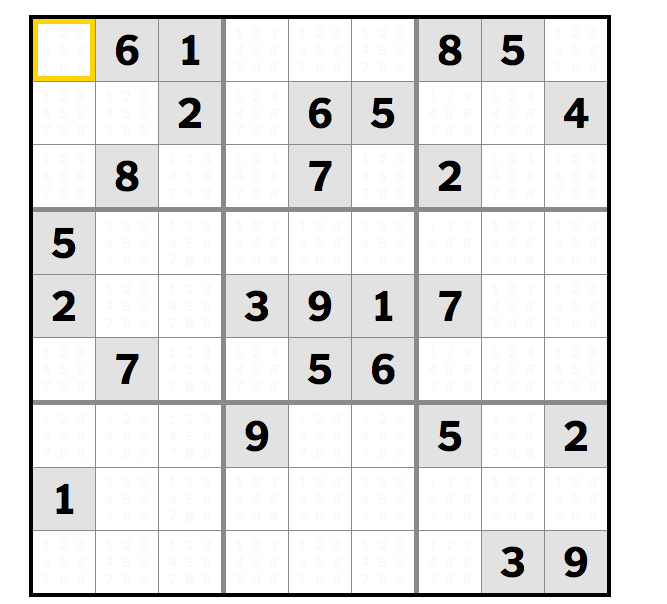
#> input picture Activity2/SampleImages/PuzzlesAndGames/puzzle4.png, 667 x 604 px
$ python Script13.py
#> lines starting #> are read from the running program, lines starting #| are printed output that depends on the picture; after the words box and inside, x2 and y2 are one past the last pixel; in counts of white or black regions, pixels touching at a corner belong together
import cv2
import numpy as np
img1 = cv2.imread("SampleImages/PuzzlesAndGames/puzzle4.png")
#> img1 is the input picture: shape (604, 667, 3); mean B, G, R 230.1, 230.6, 230.8
grayImg = cv2.cvtColor(img1,cv2.COLOR_BGR2GRAY)
cannyImg = cv2.Canny(grayImg, 100, 200)
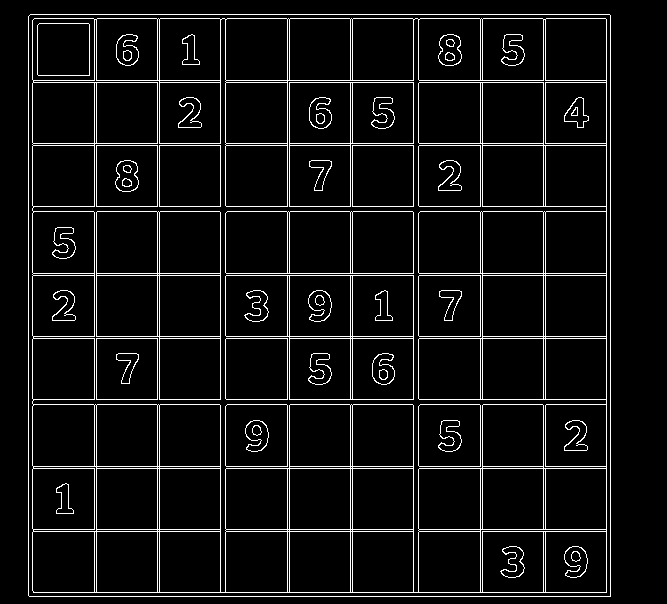
#> cannyImg: shape (604, 667); 6.5% white in thin lines or dots, all inside (x1, y1, x2, y2) = (28, 14, 611, 597)
lines = cv2.HoughLinesP(cannyImg, 1, np.pi/180,
                        threshold = 5,
                        minLineLength = 20, maxLineGap = 10)
#> lines = 110 rows, first 6: [28, 595, 28, 16], [96, 304, 96, 248], [33, 592, 610, 592], [94, 596, 94, 14], [159, 596, 159, 14], [287, 596, 287, 14]
for lineSet in lines:
    for line in lineSet:
        cv2.line(img1, (line[0], line[1]), (line[2], line[3]),
                 (255, 255, 0))
#> this loop made 110 passes
#> lineSet on passes 1 to 12: [[28, 595, 28, 16]], [[96, 304, 96, 248]], [[33, 592, 610, 592]], [[94, 596, 94, 14]], [[159, 596, 159, 14]], [[287, 596, 287, 14]], [[352, 596, 352, 14]], [[220, 596, 220, 14]], [[225, 596, 225, 14]], [[157, 596, 157, 14]], [[543, 596, 543, 14]], [[606, 596, 606, 14]]
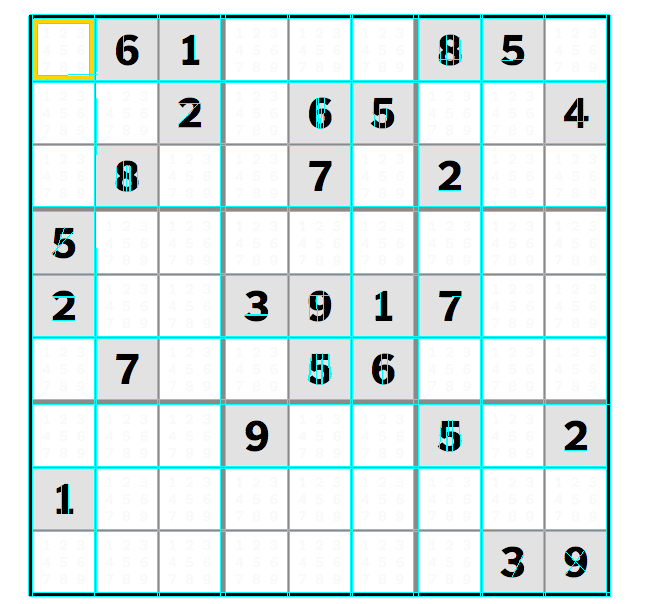
#> img1: shape (604, 667, 3); 6.08% of pixels changed, all inside (x1, y1, x2, y2) = (28, 14, 611, 597)
cv2.imshow("HoughLines", img1)
cv2.waitKey()

$ run again, with Activity2/SampleImages/PuzzlesAndGames/puzzle3.png copied over Activity2/SampleImages/PuzzlesAndGames/puzzle4.png
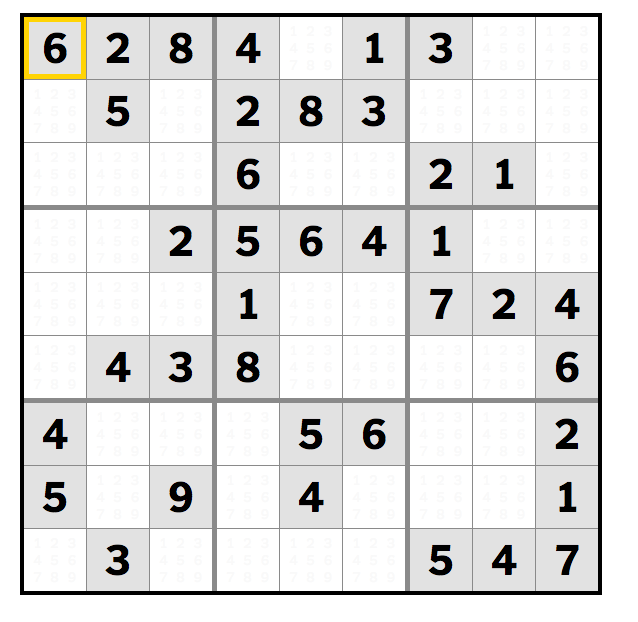
#> input picture Activity2/SampleImages/PuzzlesAndGames/puzzle3.png, 638 x 622 px
#> img1 is the input picture: shape (622, 638, 3); mean B, G, R 223.9, 224.5, 224.6
#> `cannyImg = cv2.Canny(grayImg, 100, 200)`:
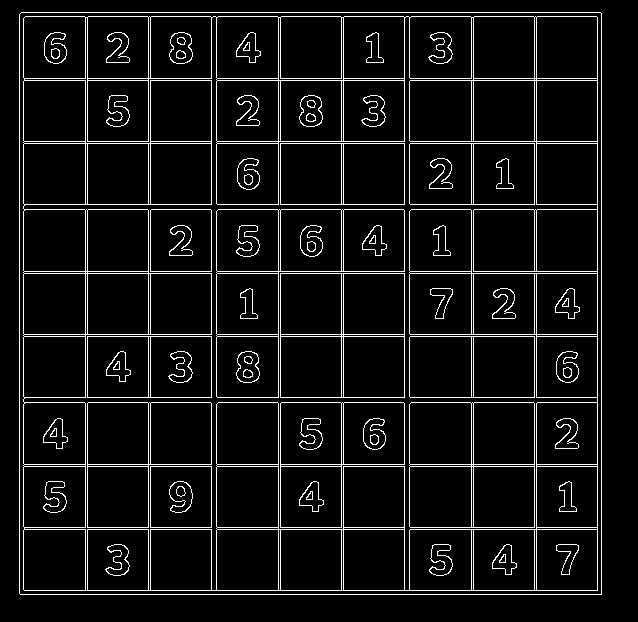
#> cannyImg: shape (622, 638); 7% white in thin lines or dots, all inside (x1, y1, x2, y2) = (19, 12, 602, 595)
#> lines = 182 rows, first 6: [19, 464, 601, 464], [216, 594, 216, 12], [536, 594, 536, 12], [404, 594, 404, 12], [597, 594, 597, 12], [87, 594, 87, 12]
#> the loop `for lineSet in lines:` made 182 passes
#> after the loop `for lineSet in lines:`:
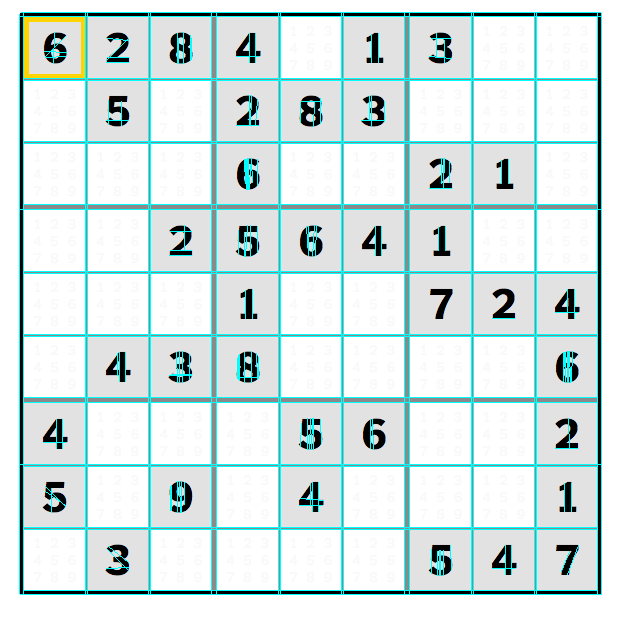
#> img1: shape (622, 638, 3); 6.68% of pixels changed, all inside (x1, y1, x2, y2) = (19, 12, 602, 595)

$ run again, with Activity2/SampleImages/PuzzlesAndGames/puzzle7.png copied over Activity2/SampleImages/PuzzlesAndGames/puzzle4.png
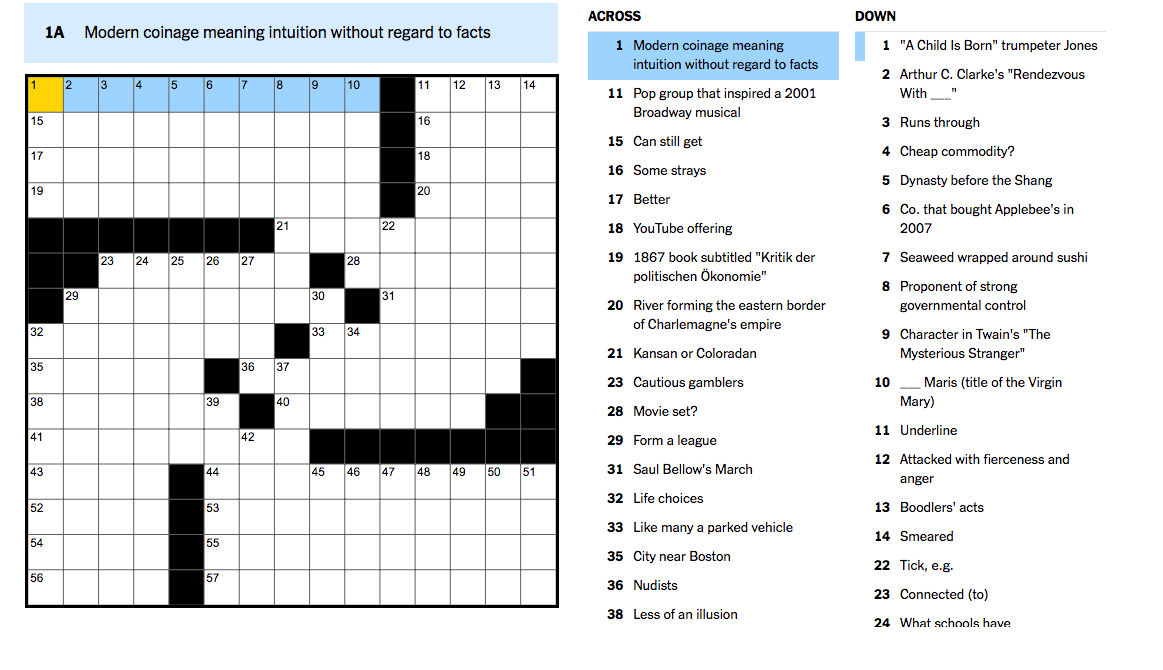
#> input picture Activity2/SampleImages/PuzzlesAndGames/puzzle7.png, 1163 x 670 px
#> img1 is the input picture: shape (670, 1163, 3); mean B, G, R 229.8, 228, 225.8
#> `cannyImg = cv2.Canny(grayImg, 100, 200)`:
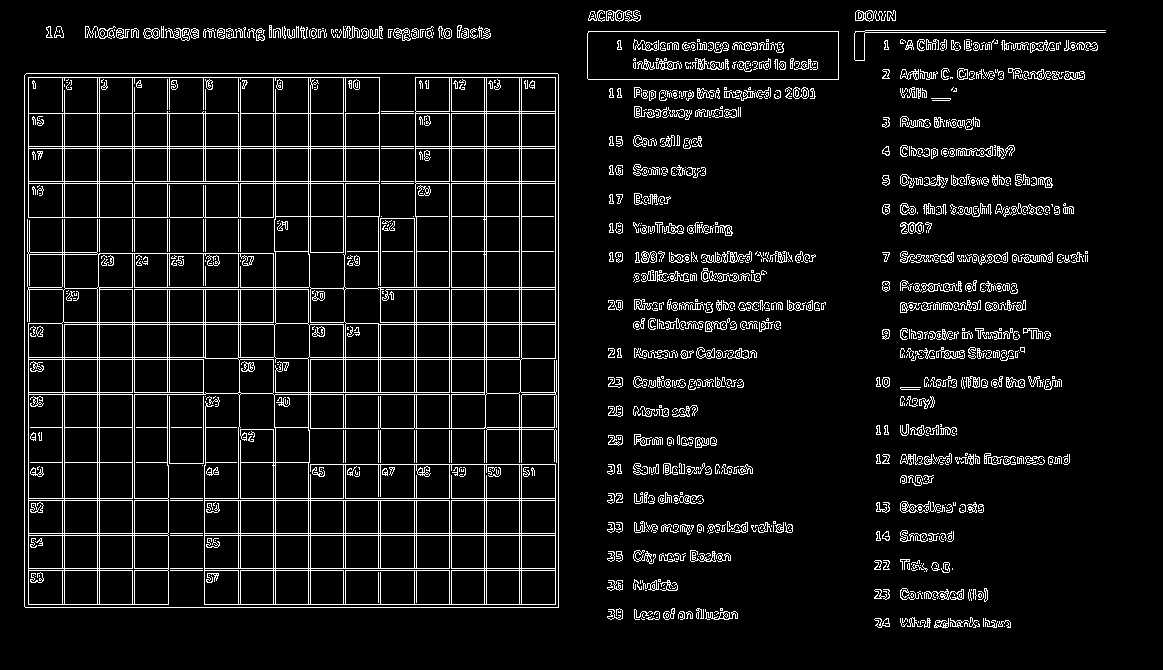
#> cannyImg: shape (670, 1163); 7.4% white in thin lines or dots, all inside (x1, y1, x2, y2) = (24, 10, 1106, 628)
#> lines = 585 rows, first 6: [633, 324, 661, 321], [343, 607, 343, 322], [24, 113, 558, 113], [24, 287, 99, 288], [259, 28, 313, 38], [310, 252, 310, 73]
#> the loop `for lineSet in lines:` made 585 passes
#> after the loop `for lineSet in lines:`:
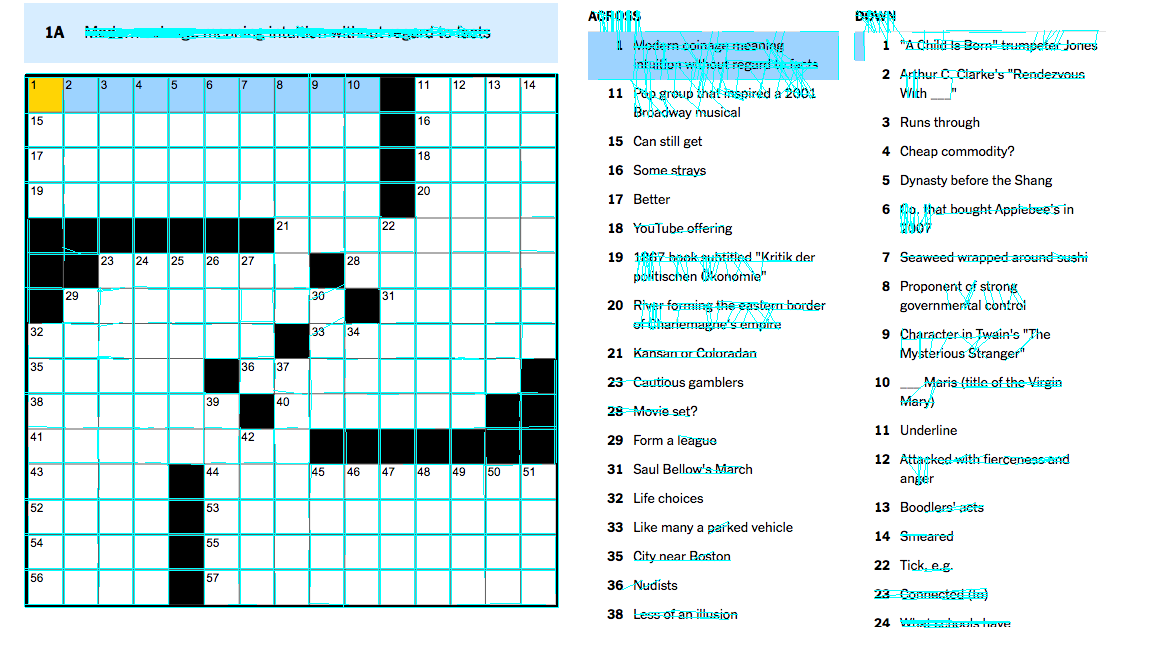
#> img1: shape (670, 1163, 3); 5.44% of pixels changed, all inside (x1, y1, x2, y2) = (24, 10, 1099, 628)

$ run again, with Activity2/SampleImages/PuzzlesAndGames/puzzle1.jpg saved as Activity2/SampleImages/PuzzlesAndGames/puzzle4.png
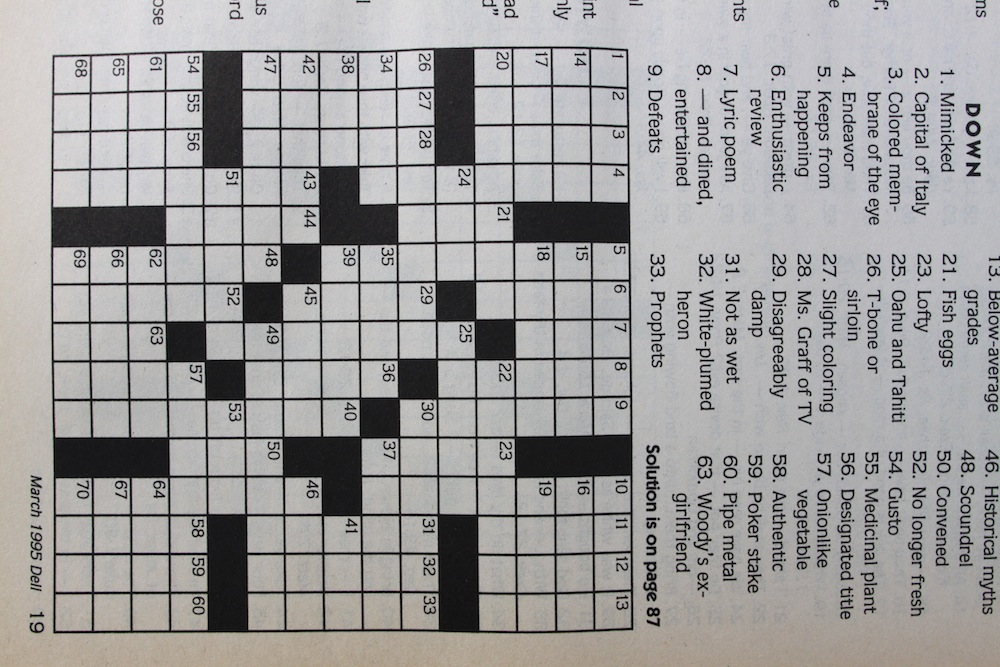
#> input picture Activity2/SampleImages/PuzzlesAndGames/puzzle1.jpg, 1000 x 667 px
#> img1 is the input picture: shape (667, 1000, 3); mean B, G, R 156.6, 156.8, 158.1
#> `cannyImg = cv2.Canny(grayImg, 100, 200)`:
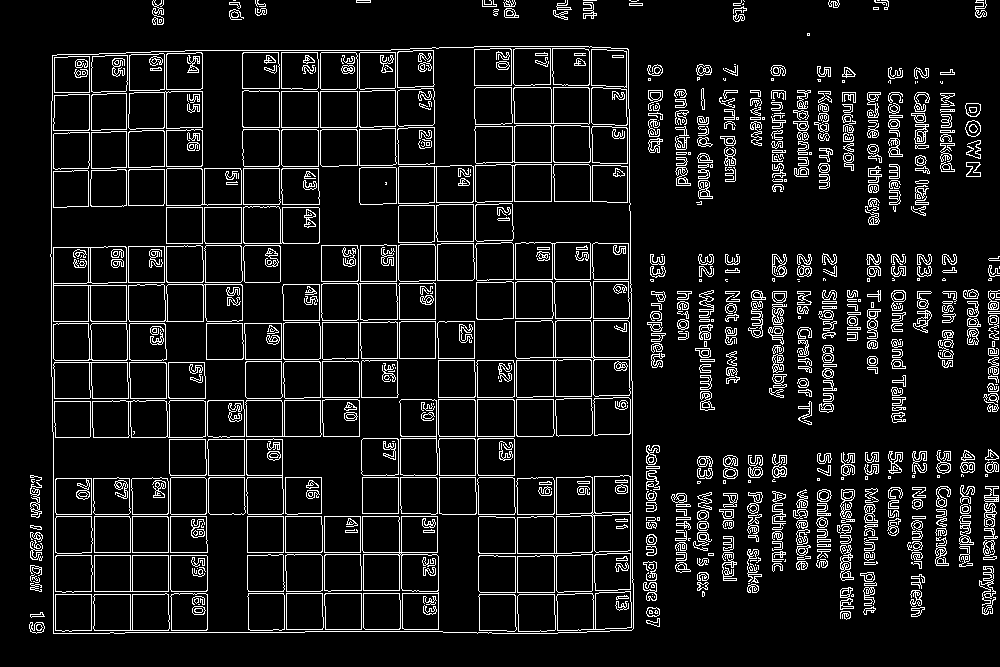
#> cannyImg: shape (667, 1000); 9.4% white in thin lines or dots
#> lines = 1496 rows, first 6: [798, 157, 820, 148], [678, 321, 713, 319], [205, 513, 267, 514], [401, 506, 402, 555], [772, 159, 781, 181], [502, 594, 522, 592]
#> the loop `for lineSet in lines:` made 1496 passes
#> after the loop `for lineSet in lines:`:
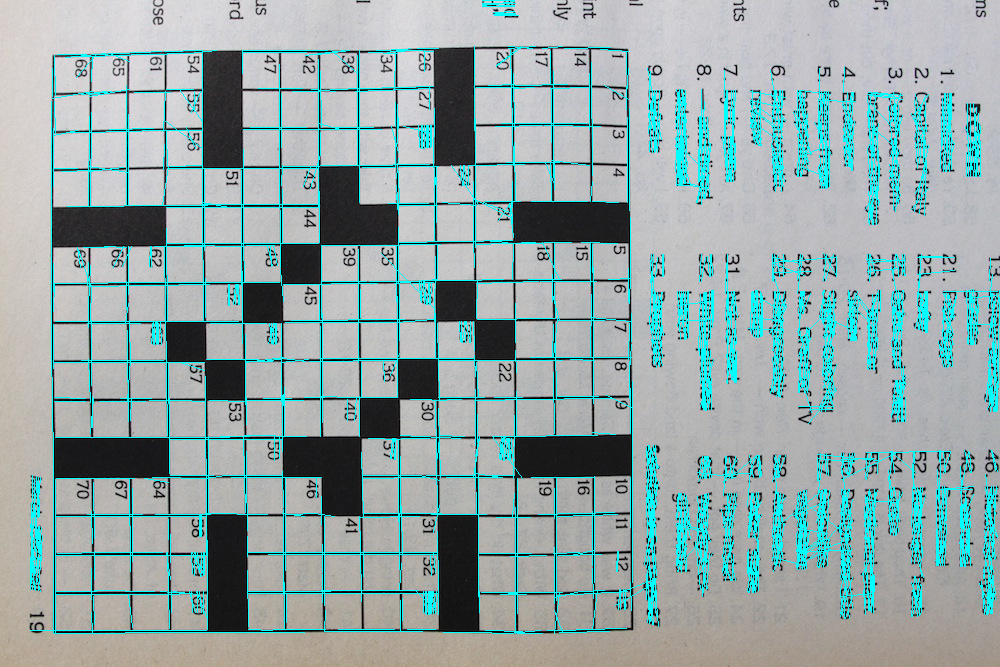
#> img1: shape (667, 1000, 3); 8.86% of pixels changed, all inside (x1, y1, x2, y2) = (30, 0, 1000, 634)
